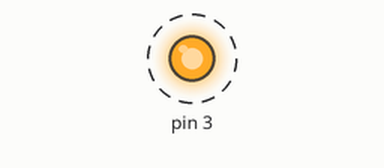
Recording of a program running on a simulated Arduino Nano, built with avr-gcc and run on an emulated ATmega328P. Parts: output pins drawn as LEDs (lit = HIGH). Dashed ring = blinking.

Above: at 0.2 s.
Timing chart, 0 to 3.0 s (numbered marks = the images above):
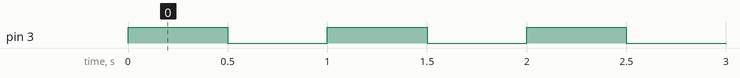

The program:

main.cpp
```cpp
#include <Arduino.h>

void setup()
{
    Serial.begin(9600);
    pinMode(3, OUTPUT);
}

void loop()
{
    digitalWrite(3, HIGH);
    delay(500);
    digitalWrite(3, LOW);
    delay(500);
}
```

Measured:
- by itself, pin 3: alternates HIGH for 0.50 s and LOW for 0.50 s
